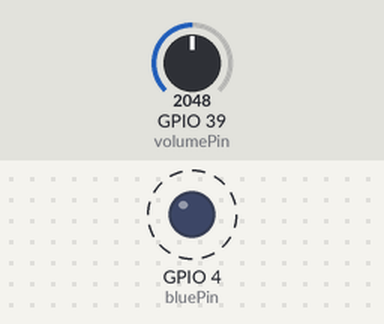
Simulated run of this sketch. Board: ESP32. On the bench: output pins drawn as LEDs (lit = HIGH). Dashed ring = blinking. Inputs (shaded band) come from the test bench; at power-on: GPIO 39 (volumePin) = 2048. What the sketch prints to the serial monitor is not drawn.

Above: at 0.7 s.
Timing chart, 0 to 3.0 s (numbered marks = the images above):
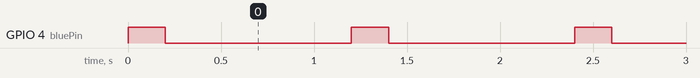

The sketch:

kad27_volume.ino
```cpp
const int volumePin = A3;
const int bluePin = 4;

void setup() {
  Serial.begin(115200);
  pinMode(bluePin, OUTPUT);
}

void loop() {
  int ana = analogRead(volumePin);
  ledFlash(bluePin, 200);

  double v = map(ana, 0, 4095, 0, 3300) / 1E3;
  Serial.printf("アナログ入力：%d、単純変換値：%f[V]\n",ana,v);

  delay(1000);
}

void ledFlash(int ledPin, int delayTime){
  digitalWrite(ledPin, HIGH);
  delay(delayTime);
  digitalWrite(ledPin,LOW);
}
```

Measured:
- by itself, GPIO 4 (bluePin): alternates HIGH for 0.20 s and LOW for 1.0 s
